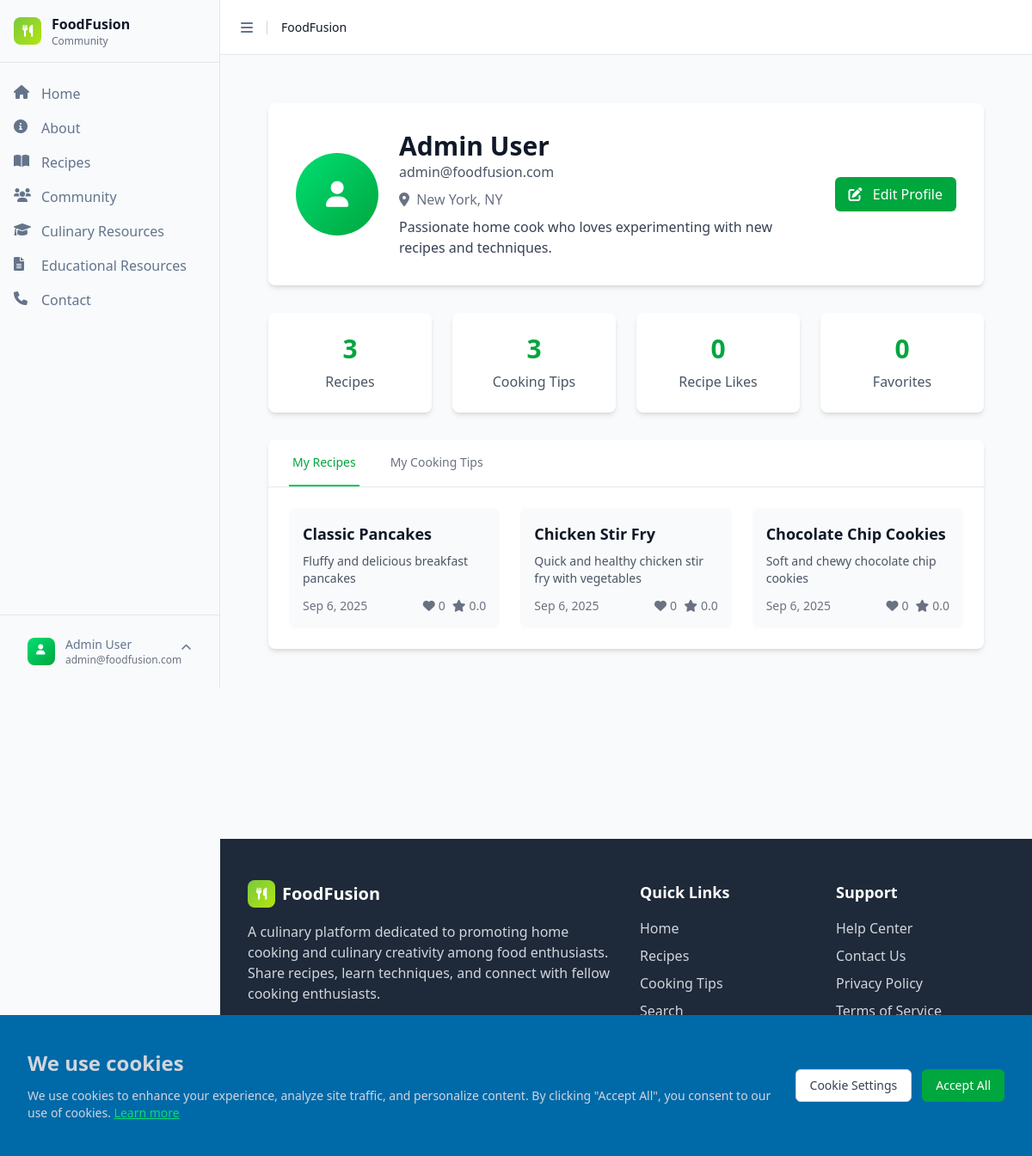
Screenshot of /index.php?page=profile (signed in) with the database file from the repository.
### tables this page shows
CREATE TABLE IF NOT EXISTS users (
    id INT AUTO_INCREMENT PRIMARY KEY,
    firstName VARCHAR(50) NOT NULL,
    lastName VARCHAR(50) NOT NULL,
    email VARCHAR(100) NOT NULL UNIQUE,
    password VARCHAR(255) NOT NULL,
    bio TEXT,
    location VARCHAR(100),
    website VARCHAR(255),
    profile_image VARCHAR(500),
    created_at TIMESTAMP DEFAULT CURRENT_TIMESTAMP,
    updated_at TIMESTAMP DEFAULT CURRENT_TIMESTAMP ON UPDATE CURRENT_TIMESTAMP,
    INDEX idx_email (email),
    INDEX idx_name (firstName, lastName)
);

CREATE TABLE recipes (
    id INT AUTO_INCREMENT PRIMARY KEY,
    title VARCHAR(255) NOT NULL,
    description TEXT,
    instructions TEXT NOT NULL,
    cooking_time INT,
    difficulty ENUM('Easy', 'Medium', 'Hard') DEFAULT 'Medium',
    user_id INT NOT NULL,
    image_url VARCHAR(500),
    servings INT,
    cuisine_type_id INT,
    created_at TIMESTAMP DEFAULT CURRENT_TIMESTAMP,
    updated_at TIMESTAMP DEFAULT CURRENT_TIMESTAMP ON UPDATE CURRENT_TIMESTAMP,
    FOREIGN KEY (user_id) REFERENCES users(id) ON DELETE CASCADE,
    FOREIGN KEY (cuisine_type_id) REFERENCES cuisine_types(id) ON DELETE SET NULL
);

### includes/functions.php (called while the page is built, shortened)
<?php
require_once __DIR__ . '/../config/database.php';
function getUserById($id) {
    global $db;
    $stmt = $db->prepare("SELECT * FROM users WHERE id = ?");
    $stmt->execute([$id]);
    return $stmt->fetch();
}
function getAllRecipes($filters = []) {
    global $db;
    $whereClause = "WHERE 1=1";
    $params = [];
    if (!empty($filters['user_id'])) {
        $whereClause .= " AND r.user_id = ?";
        $params[] = $filters['user_id'];
    }
    $query = "SELECT r.*, u.firstName, u.lastName,
              GROUP_CONCAT(DISTINCT c.name) as categories,
              ct.name as cuisine_type,
              COALESCE(rr.avg_rating, 0) as average_rating,
              COALESCE(rr.total_ratings, 0) as total_ratings,
              COALESCE(rl.total_likes, 0) as total_likes
              FROM recipes r
              LEFT JOIN users u ON r.user_id = u.id
              LEFT JOIN recipe_categories rc ON r.id = rc.recipe_id
              LEFT JOIN categories c ON rc.category_id = c.id
              LEFT JOIN cuisine_types ct ON r.cuisine_type_id = ct.id
              LEFT JOIN (
                  SELECT recipe_id,
                         AVG(CAST(rating AS DECIMAL(3,2))) as avg_rating,
                         COUNT(*) as total_ratings
                  FROM recipe_reviews
                  GROUP BY recipe_id
              ) rr ON r.id = rr.recipe_id
              LEFT JOIN (
                  SELECT recipe_id, COUNT(*) as total_likes
                  FROM recipe_likes
                  GROUP BY recipe_id
              ) rl ON r.id = rl.recipe_id
              $whereClause
              GROUP BY r.id
              ORDER BY r.created_at DESC";
    $stmt = $db->prepare($query);
    $stmt->execute($params);
    $recipes = $stmt->fetchAll();
    foreach ($recipes as &$recipe) {
        if ($recipe['categories']) {
            $recipe['categories'] = explode(',', $recipe['categories']);
        } else {
            $recipe['categories'] = [];
        }
        $recipe['average_rating'] = (float) $recipe['average_rating'];
        $recipe['total_ratings'] = (int) $recipe['total_ratings'];
    }
    return $recipes;
}
function formatDate($date) {
    return date('M j, Y', strtotime($date));
}
?>

### pages/profile.php (the view, shortened to what this page needs)
<?php
include 'includes/header.php';
$userRecipes = getAllRecipes(['user_id' => $user['id']]);
$userTips = [];
try {
    global $db;
    $stmt = $db->prepare("SELECT * FROM cooking_tips WHERE user_id = ? ORDER BY created_at DESC");
    $stmt->execute([$user['id']]);
    $userTips = $stmt->fetchAll();
} catch (Exception $e) {
}
?>
<div class="min-h-screen bg-gray-50">
    <div class="max-w-7xl mx-auto px-4 sm:px-6 lg:px-8 py-8">
        <div class="bg-white rounded-lg shadow-md p-8 mb-8">
            <div class="flex flex-col md:flex-row items-start md:items-center space-y-4 md:space-y-0 md:space-x-6">
                <div class="flex-shrink-0">
                    <?php if ($user['profile_image']): ?>
                        <img src="uploads/<?php echo $user['profile_image']; ?>"
                             alt="Profile" class="w-24 h-24 rounded-full object-cover">
                    <?php else: ?>
                        <div class="w-24 h-24 rounded-full bg-gradient-to-br from-green-400 to-green-600 flex items-center justify-center">
                            <i class="fas fa-user text-white text-3xl"></i>
                        </div>
                    <?php endif; ?>
                </div>
                <div class="flex-1">
                    <h1 class="text-3xl font-bold text-gray-900">
                        <?php echo htmlspecialchars($user['firstName'] . ' ' . $user['lastName']); ?>
                    </h1>
                    <p class="text-gray-600 mb-2"><?php echo htmlspecialchars($user['email']); ?></p>
                    <?php if ($user['location']): ?>
                    <p class="text-gray-500 mb-2">
                        <i class="fas fa-map-marker-alt mr-1"></i>
                        <?php echo htmlspecialchars($user['location']); ?>
                    </p>
                    <?php endif; ?>
                    <?php if ($user['bio']): ?>
                    <p class="text-gray-700"><?php echo nl2br(htmlspecialchars($user['bio'])); ?></p>
                    <?php endif; ?>
                </div>
                <div class="flex space-x-4">
                    <a href="index.php?page=edit-profile"
                       class="bg-green-600 hover:bg-green-700 text-white px-4 py-2 rounded-md font-medium">
                        <i class="fas fa-edit mr-2"></i>
                        Edit Profile
                    </a>
                </div>
            </div>
        </div>
        <div class="grid grid-cols-1 md:grid-cols-4 gap-6 mb-8">
            <div class="bg-white rounded-lg shadow-md p-6 text-center">
                <div class="text-3xl font-bold text-green-600 mb-2"><?php echo count($userRecipes); ?></div>
                <div class="text-gray-600">Recipes</div>
            </div>
            <div class="bg-white rounded-lg shadow-md p-6 text-center">
                <div class="text-3xl font-bold text-green-600 mb-2"><?php echo count($userTips); ?></div>
                <div class="text-gray-600">Cooking Tips</div>
            </div>
            <div class="bg-white rounded-lg shadow-md p-6 text-center">
                <div class="text-3xl font-bold text-green-600 mb-2">
                    <?php
                    try {
                        global $db;
                        $stmt = $db->prepare("SELECT COUNT(*) as count FROM recipe_likes rl JOIN recipes r ON rl.recipe_id = r.id WHERE r.user_id = ?");
                        $stmt->execute([$user['id']]);
                        $result = $stmt->fetch();
                        echo $result['count'];
                    } catch (Exception $e) {
                        echo '0';
                    }
                    ?>
                </div>
                <div class="text-gray-600">Recipe Likes</div>
            </div>
            <div class="bg-white rounded-lg shadow-md p-6 text-center">
                <div class="text-3xl font-bold text-green-600 mb-2">
                    <?php
                    try {
                        global $db;
                        $stmt = $db->prepare("SELECT COUNT(*) as count FROM user_favorites WHERE user_id = ?");
                        $stmt->execute([$user['id']]);
                        $result = $stmt->fetch();
                        echo $result['count'];
                    } catch (Exception $e) {
                        echo '0';
                    }
                    ?>
                </div>
                <div class="text-gray-600">Favorites</div>
            </div>
        </div>
        <div class="bg-white rounded-lg shadow-md">
            <div class="border-b border-gray-200">
                <nav class="flex space-x-8 px-6">
                    <button onclick="showTab('recipes')" id="recipes-tab"
                            class="py-4 px-1 border-b-2 border-green-500 text-green-600 font-medium text-sm">
                        My Recipes
                    </button>
                    <button onclick="showTab('tips')" id="tips-tab"
                            class="py-4 px-1 border-b-2 border-transparent text-gray-500 hover:text-gray-700 font-medium text-sm">
                        My Cooking Tips
                    </button>
                </nav>
            </div>
            <div class="p-6">
                <div id="recipes-content" class="tab-content">
                    <?php if (!empty($userRecipes)): ?>
                    <div class="grid grid-cols-1 md:grid-cols-2 lg:grid-cols-3 gap-6">
                        <?php foreach ($userRecipes as $recipe): ?>
                        <div class="bg-gray-50 rounded-lg p-4 hover:shadow-md transition-shadow">
                            <h3 class="text-lg font-semibold text-gray-900 mb-2">
                                <a href="index.php?page=recipe-detail&id=<?php echo $recipe['id']; ?>"
                                   class="hover:text-green-600 transition-colors">
                                    <?php echo htmlspecialchars($recipe['title']); ?>
                                </a>
                            </h3>
                            <p class="text-gray-600 text-sm mb-3">
                                <?php echo htmlspecialchars(substr($recipe['description'], 0, 100)) . (strlen($recipe['description']) > 100 ? '...' : ''); ?>
                            </p>
                            <div class="flex items-center justify-between text-sm text-gray-500">
                                <span><?php echo formatDate($recipe['created_at']); ?></span>
                                <div class="flex items-center space-x-2">
                                    <span><i class="fas fa-heart mr-1"></i><?php echo $recipe['total_likes']; ?></span>
                                    <span><i class="fas fa-star mr-1"></i><?php echo number_format($recipe['average_rating'], 1); ?></span>
                                </div>
                            </div>
                        </div>
                        <?php endforeach; ?>
                    </div>
                    <?php endif; ?>
                </div>
            </div>
        </div>
    </div>
</div>
<?php include 'includes/footer.php'; ?>

### includes/header.php (shortened to what this page needs)
<!DOCTYPE html>
<html lang="en">
<head>
    <link href="src/output.css" rel="stylesheet">
    <link href="https://cdnjs.cloudflare.com/ajax/libs/font-awesome/6.0.0/css/all.min.css" rel="stylesheet">
</head>
<body class="bg-gray-50 min-h-screen">
    <aside id="sidebar" class="sidebar">
        <div class="sidebar-content">
            <div class="sidebar-header">
                <div class="flex items-center">
                    <div class="w-8 h-8 gradient-bg rounded-lg flex items-center justify-center mr-3">
                        <i class="fas fa-utensils text-white text-sm"></i>
                    </div>
                    <div class="flex-1">
                        <div class="font-semibold text-gray-900">FoodFusion</div>
                        <div class="text-xs text-gray-500">Community</div>
                    </div>
                </div>
            </div>
            <div class="sidebar-main">
                <div class="sidebar-group">
                    <ul class="sidebar-menu">
                        <li class="sidebar-menu-item">
                            <a href="index.php" class="sidebar-menu-button <?php echo ($page == 'home') ? 'active' : ''; ?>">
                                <i class="fas fa-home"></i>
                                <span>Home</span>
                            </a>
                        </li>
                        <li class="sidebar-menu-item">
                            <a href="index.php?page=about" class="sidebar-menu-button <?php echo ($page == 'about') ? 'active' : ''; ?>">
                                <i class="fas fa-info-circle"></i>
                                <span>About</span>
                            </a>
                        </li>
                        <li class="sidebar-menu-item">
                            <a href="index.php?page=recipes" class="sidebar-menu-button <?php echo ($page == 'recipes') ? 'active' : ''; ?>">
                                <i class="fas fa-book-open"></i>
                                <span>Recipes</span>
                            </a>
                        </li>
                        <li class="sidebar-menu-item">
                            <a href="index.php?page=community" class="sidebar-menu-button <?php echo ($page == 'community') ? 'active' : ''; ?>">
                                <i class="fas fa-users"></i>
                                <span>Community</span>
                            </a>
                        </li>
                        <li class="sidebar-menu-item">
                            <a href="index.php?page=cooking-tips" class="sidebar-menu-button <?php echo ($page == 'cooking-tips') ? 'active' : ''; ?>">
                                <i class="fas fa-graduation-cap"></i>
                                <span>Culinary Resources</span>
                            </a>
                        </li>
                        <li class="sidebar-menu-item">
                            <a href="index.php?page=resources" class="sidebar-menu-button <?php echo ($page == 'resources') ? 'active' : ''; ?>">
                                <i class="fas fa-file-text"></i>
                                <span>Educational Resources</span>
                            </a>
                        </li>
                        <li class="sidebar-menu-item">
                            <a href="index.php?page=contact" class="sidebar-menu-button <?php echo ($page == 'contact') ? 'active' : ''; ?>">
                                <i class="fas fa-phone"></i>
                                <span>Contact</span>
                            </a>
                        </li>
                    </ul>
                </div>
            </div>
            <?php if ($isLoggedIn): ?>
            <div class="sidebar-footer">
                <div class="user-dropdown" id="user-dropdown">
                    <button class="sidebar-menu-button w-full" onclick="toggleUserDropdown()">
                        <?php if ($user['profile_image']): ?>
                            <img src="uploads/<?php echo $user['profile_image']; ?>"
                                 alt="Profile" class="w-8 h-8 rounded-lg mr-3 object-cover">
                        <?php else: ?>
                            <div class="w-8 h-8 rounded-lg mr-3 bg-gradient-to-br from-green-400 to-green-600 flex items-center justify-center">
                                <i class="fas fa-user text-white text-xs ml-5 mt-1"></i>
                            </div>
                        <?php endif; ?>
                        <div class="flex-1 text-left">
                            <div class="font-medium text-sm"><?php echo htmlspecialchars($user['firstName'] . ' ' . $user['lastName']); ?></div>
                            <div class="text-xs text-gray-500"><?php echo htmlspecialchars($user['email']); ?></div>
                        </div>
                        <i class="fas fa-chevron-up text-xs"></i>
                    </button>
                </div>
            </div>
            <?php endif; ?>
        </div>
    </aside>
    <?php include 'includes/cookie-banner.php'; ?>
    <div id="main-content" class="main-content">
        <header class="main-header">
            <div class="flex items-center gap-2">
                <button class="sidebar-trigger" onclick="toggleSidebar()">
                    <i class="fas fa-bars"></i>
                </button>
                <div class="text-sm font-medium text-gray-900">FoodFusion</div>
            </div>
        </header>
        <main class="flex-1 p-6">

### rows the page displays
users: firstName+lastName "Admin User", email "admin@foodfusion.com", location "New York, NY", bio "Passionate home cook who loves experimenting with new recipes and techniques."
recipes: title "Classic Pancakes", description "Fluffy and delicious breakfast pancakes", created_at "Sep 6, 2025", total_likes "0", average_rating "0.0"
recipes: title "Chicken Stir Fry", description "Quick and healthy chicken stir fry with vegetables", created_at "Sep 6, 2025", total_likes "0", average_rating "0.0"
recipes: title "Chocolate Chip Cookies", description "Soft and chewy chocolate chip cookies", created_at "Sep 6, 2025", total_likes "0", average_rating "0.0"

### other values shown
count($userRecipes) "3"
count($userTips) "3"
$result['count'] "0"
